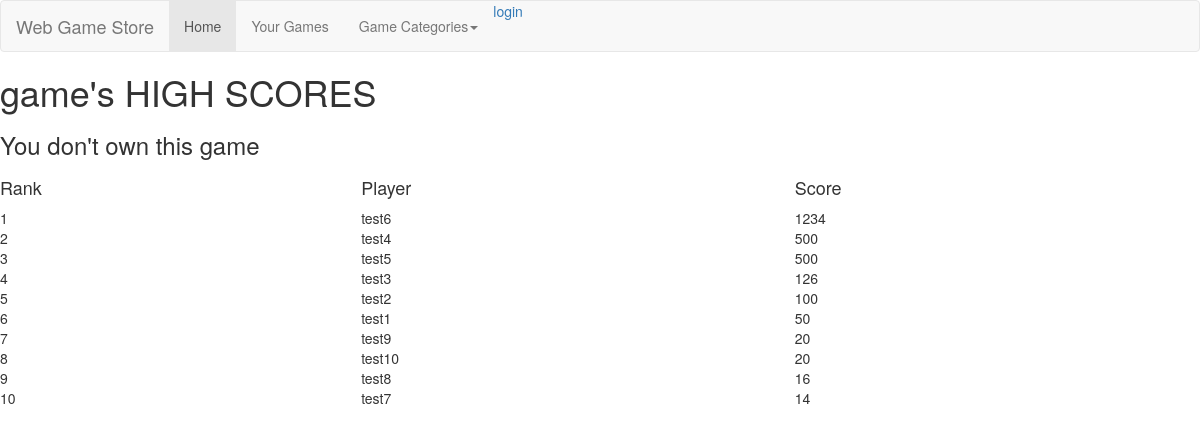
Screenshot of /highscores/1/ with the database file from the repository.
### webgamestore/models.py (models this page shows, shortened)
class Game(models.Model):
    categories = models.ManyToManyField(Category)
    players = models.ManyToManyField(Player)
    url = models.URLField(default="www.google.com") #Change this at some point
    sold = models.PositiveIntegerField(default=0)
    title = models.CharField(max_length=64, unique=True)
    developer = models.ForeignKey(Developer, related_name="games")
    price = models.PositiveIntegerField(default=0)
    class Meta:
        ordering = ('title',)
    class AlreadyOwned(Exception):
        pass
    class TitleUsed(Exception):
        pass

class Player(models.Model):
    user = models.OneToOneField(User, on_delete=models.CASCADE)
    def __str__(self):
        return self.user.username

### webgamestore/views.py (the view)
# urls.py: url(r'^highscores/(?P<gameId>[0-9]+)/$', views.highScoreView),
def highScoreView(request, gameId):
    try:
        if request.user.is_authenticated():
            loggedIn = True
        else:
            loggedIn = False
        game = Game.objects.filter(id=gameId)[0]
        gameTitle = game.title
        try:
            context = {}
            hsQuery = Highscore.objects.filter(game=gameId)
            listOfHs = []
            for i in range(10):
                name = hsQuery[i].player
                score = hsQuery[i].score
                tempHs = {}
                tempHs['name'] = name
                tempHs['score'] = score
                listOfHs.append(tempHs)
            context['gameId'] = gameId
            context['gameTitle'] = gameTitle
            if loggedIn:
                player = request.user.player
                if player.checkIfOwned(gameTitle):
                    context['playerHasGame'] = True
                    context['playerScore'] = player.getHiscore(gameTitle)
            else:
                context['playerHasGame'] = False
            context['hiscore'] = listOfHs
            context['loggedIn'] = loggedIn
            template = loader.get_template('highscores.html')
            return HttpResponse(template.render(context, request))
        except (IndexError):
                return HttpResponseNotFound("Game not found")
    except (Developer.DoesNotExist, Player.DoesNotExist):
        return HttpResponseForbidden()
    except (Game.DoesNotExist):
        return HttpResponseNotFound("Player does not own the game")

### webgamestore/templates/highscores.html
{% extends 'website_frame.html' %}
{% block content %}
<body>
  <h1>{{ gameTitle }}'s HIGH SCORES</h1>
  {% if playerHasGame %}
    <h3>Your score: {{ playerScore.score }}<br></h3>
  {% else %}
    <h3>You don't own this game<br></h3>
  {% endif %}
  <table style="width:100%">
    <tr>
      <th><h4>Rank</h4></th>
      <th><h4>Player</h4></th>
      <th><h4>Score</h4></th>
    </tr>
    {% for item in hiscore %}
    <tr>
      <td>{{ forloop.counter }}</td>
      <td>{{ item.name }}</td>
      <td>{{ item.score }}</td>
    </tr>
    {% endfor %}
  </table>
</body>
{% endblock %}

### webgamestore/templates/website_frame.html (shortened to what this page needs)
{% load staticfiles %}
<!DOCTYPE html>
<html>
<head>
  <link rel="stylesheet" href="https://maxcdn.bootstrapcdn.com/bootstrap/3.3.7/css/bootstrap.min.css">
  <link rel="stylesheet"  href="/static/css/dropdown.css" />
</head>
<body>
{% include 'header.html' %}
{% block content %}
{% endblock %}
</body>
</html>

### webgamestore/templates/header.html (shortened to what this page needs)
{% block content %}
<body>
<nav class="navbar navbar-default">
<div class="container-fluid">
  <div class="navbar-header">
    <a class="navbar-brand" href="#">Web Game Store</a>
  </div>
  {% if loggedIn %}
    {% include 'header_logged_in.html' %}
  {% else %}
    {% include 'header_logged_out.html' %}
  {% endif %}
</div>
</nav>
</body>
{% endblock %}

### webgamestore/templates/header_logged_out.html (shortened to what this page needs)
{% block content %}
<div class="collapse navbar-collapse" id="bs-example-navbar-collapse-1">
  <ul class="nav navbar-nav">
    <li class="active"><a href="#">Home<span class="sr-only">(current)</span></a></li>
    <li><a href="/user/">Your Games</a></li>
    <li class="dropdown">
      <a href="#" class="dropdown-toggle" data-toggle="dropdown" role="button" aria-haspopup="true" aria-expanded="false">Game Categories<span class="caret"></span></a>
    </li>
  </ul>
  <a href="{% url 'login' %}">login</a>
</div>
{% endblock %}

### rows the page displays
Game: title "game"
Player: name "test6", score "1234"
Player: name "test4", score "500"
Player: name "test5", score "500"
Player: name "test3", score "126"
Player: name "test2", score "100"
Player: name "test1", score "50"
Player: name "test9", score "20"
Player: name "test10", score "20"
Player: name "test8", score "16"
Player: name "test7", score "14"
